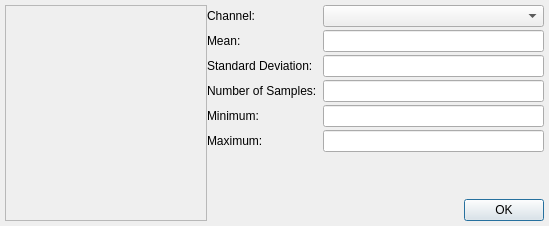
<?xml version="1.0" encoding="UTF-8"?>
<ui version="4.0">
 <class>HistogramDlg</class>
 <widget class="QDialog" name="HistogramDlg">
  <property name="geometry">
   <rect>
    <x>0</x>
    <y>0</y>
    <width>549</width>
    <height>226</height>
   </rect>
  </property>
  <property name="windowTitle">
   <string>Histogram</string>
  </property>
  <layout class="QHBoxLayout" name="horizontalLayout_4">
   <property name="spacing">
    <number>0</number>
   </property>
   <property name="leftMargin">
    <number>5</number>
   </property>
   <property name="topMargin">
    <number>5</number>
   </property>
   <property name="rightMargin">
    <number>5</number>
   </property>
   <property name="bottomMargin">
    <number>5</number>
   </property>
   <item>
    <layout class="QHBoxLayout" name="horizontalLayout_3">
     <item>
      <widget class="QFrame" name="frame">
       <property name="frameShape">
        <enum>QFrame::StyledPanel</enum>
       </property>
       <property name="frameShadow">
        <enum>QFrame::Raised</enum>
       </property>
       <layout class="QHBoxLayout" name="horizontalLayout_2">
        <property name="leftMargin">
         <number>0</number>
        </property>
        <property name="topMargin">
         <number>0</number>
        </property>
        <property name="rightMargin">
         <number>0</number>
        </property>
        <item>
         <widget class="QCustomPlot" name="plotArea" native="true">
          <property name="minimumSize">
           <size>
            <width>200</width>
            <height>200</height>
           </size>
          </property>
         </widget>
        </item>
       </layout>
      </widget>
     </item>
     <item>
      <layout class="QVBoxLayout" name="verticalLayout">
       <property name="spacing">
        <number>3</number>
       </property>
       <item>
        <layout class="QFormLayout" name="formLayout">
         <item row="0" column="0">
          <widget class="QLabel" name="label_6">
           <property name="text">
            <string>Channel: </string>
           </property>
          </widget>
         </item>
         <item row="0" column="1">
          <widget class="QComboBox" name="comboChannel"/>
         </item>
         <item row="1" column="0">
          <widget class="QLabel" name="label">
           <property name="text">
            <string>Mean: </string>
           </property>
          </widget>
         </item>
         <item row="1" column="1">
          <widget class="QLineEdit" name="txtMean">
           <property name="readOnly">
            <bool>true</bool>
           </property>
          </widget>
         </item>
         <item row="2" column="0">
          <widget class="QLabel" name="label_4">
           <property name="text">
            <string>Standard Deviation: </string>
           </property>
          </widget>
         </item>
         <item row="2" column="1">
          <widget class="QLineEdit" name="txtStdDev">
           <property name="readOnly">
            <bool>true</bool>
           </property>
          </widget>
         </item>
         <item row="3" column="0">
          <widget class="QLabel" name="label_5">
           <property name="text">
            <string>Number of Samples: </string>
           </property>
          </widget>
         </item>
         <item row="3" column="1">
          <widget class="QLineEdit" name="txtCount">
           <property name="readOnly">
            <bool>true</bool>
           </property>
          </widget>
         </item>
         <item row="4" column="0">
          <widget class="QLabel" name="label_2">
           <property name="text">
            <string>Minimum: </string>
           </property>
          </widget>
         </item>
         <item row="5" column="0">
          <widget class="QLabel" name="label_3">
           <property name="text">
            <string>Maximum: </string>
           </property>
          </widget>
         </item>
         <item row="4" column="1">
          <widget class="QLineEdit" name="txtMin"/>
         </item>
         <item row="5" column="1">
          <widget class="QLineEdit" name="txtMax"/>
         </item>
        </layout>
       </item>
       <item>
        <layout class="QHBoxLayout" name="horizontalLayout">
         <item>
          <spacer name="horizontalSpacer_2">
           <property name="orientation">
            <enum>Qt::Horizontal</enum>
           </property>
           <property name="sizeHint" stdset="0">
            <size>
             <width>40</width>
             <height>20</height>
            </size>
           </property>
          </spacer>
         </item>
         <item>
          <widget class="QPushButton" name="okButton">
           <property name="text">
            <string>OK</string>
           </property>
          </widget>
         </item>
        </layout>
       </item>
      </layout>
     </item>
    </layout>
   </item>
  </layout>
 </widget>
 <customwidgets>
  <customwidget>
   <class>QCustomPlot</class>
   <extends>QWidget</extends>
   <header>qcustomplot.h</header>
   <container>1</container>
  </customwidget>
 </customwidgets>
 <resources/>
 <connections/>
</ui>
